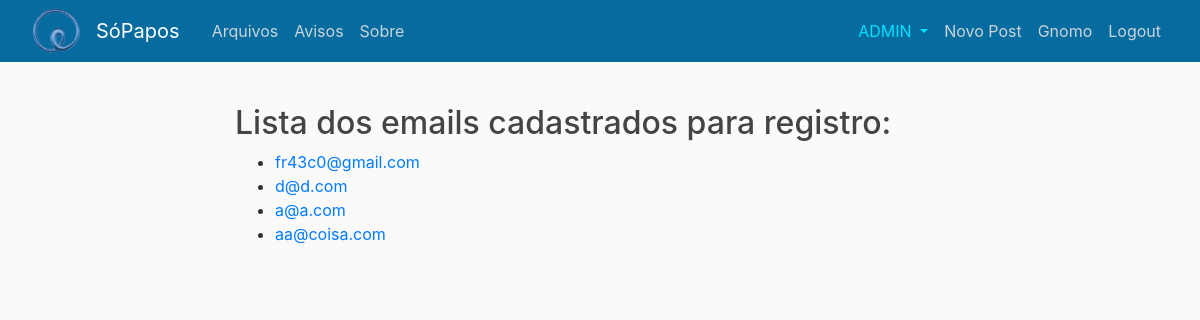
/permitidos/ (signed in), run on the app's committed database.
### users/models.py (models this page shows, shortened)
class Permitidos(models.Model):
  email=models.EmailField(unique=True, max_length=254)
  def __str__(self):
      return self.email
  class Meta:
      verbose_name_plural = 'Permitidos'

### blog/views.py (the view)
# urls.py: path('permitidos/',EmailListView.as_view(),name='permitidos'),
class EmailListView(LoginRequiredMixin,ListView):
    model=Permitidos
    context_object_name = 'permitidos'
    template_name='users/permitidos/'

### users/templates/users/permitidos_list.html
{% extends 'blog/base.html' %}
{% block content %}
{% if user.is_superuser %}
<h2>Lista dos emails cadastrados para registro:</h2>
<ul>
  {% for permitido in permitidos  %}
 <li>  <a href="{{permitido.id}}"> {{permitido}} </a></li>
{% endfor %}
{% else %}
<h1>area restrita</h1>
{% endif %}
</ul>
{% endblock content %}

### blog/static/blog/main.css (style rules this page uses)
body { background: #fafafa; color: #333333; margin-top: 5rem; }
h1, h2, h3, h4, h5, h6 { color: #444444; }
ul { margin: 0; }

### data on the page
Permitidos: email "fr43c0@gmail.com"
Permitidos: email "d@d.com"
Permitidos: email "a@a.com"
Permitidos: email "aa@coisa.com"
